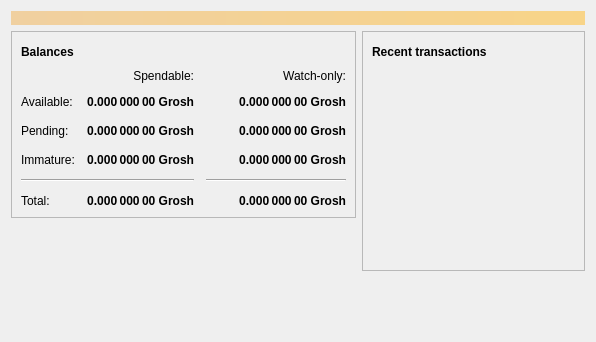
<?xml version="1.0" encoding="UTF-8"?>
<ui version="4.0">
 <class>OverviewPage</class>
 <widget class="QWidget" name="OverviewPage">
  <property name="geometry">
   <rect>
    <x>0</x>
    <y>0</y>
    <width>596</width>
    <height>342</height>
   </rect>
  </property>
  <property name="windowTitle">
   <string>Form</string>
  </property>
  <layout class="QVBoxLayout" name="topLayout">
   <item>
    <widget class="QLabel" name="labelAlerts">
     <property name="visible">
      <bool>false</bool>
     </property>
     <property name="styleSheet">
      <string notr="true">QLabel { background-color: qlineargradient(x1: 0, y1: 0, x2: 1, y2: 0, stop:0 #F0D0A0, stop:1 #F8D488); color:#000000; }</string>
     </property>
     <property name="wordWrap">
      <bool>true</bool>
     </property>
     <property name="margin">
      <number>3</number>
     </property>
     <property name="textInteractionFlags">
      <set>Qt::TextSelectableByMouse</set>
     </property>
    </widget>
   </item>
   <item>
    <layout class="QHBoxLayout" name="horizontalLayout" stretch="1,1">
     <item>
      <layout class="QVBoxLayout" name="verticalLayout_2">
       <item>
        <widget class="QFrame" name="frame">
         <property name="frameShape">
          <enum>QFrame::StyledPanel</enum>
         </property>
         <property name="frameShadow">
          <enum>QFrame::Raised</enum>
         </property>
         <layout class="QVBoxLayout" name="verticalLayout_4">
          <item>
           <layout class="QHBoxLayout" name="horizontalLayout_4">
            <item>
             <widget class="QLabel" name="label_5">
              <property name="font">
               <font>
                <weight>75</weight>
                <bold>true</bold>
               </font>
              </property>
              <property name="text">
               <string>Balances</string>
              </property>
             </widget>
            </item>
            <item>
             <widget class="QPushButton" name="labelWalletStatus">
              <property name="enabled">
               <bool>true</bool>
              </property>
              <property name="maximumSize">
               <size>
                <width>30</width>
                <height>16777215</height>
               </size>
              </property>
              <property name="toolTip">
               <string>The displayed information may be out of date. Your wallet automatically synchronizes with the Grosh network after a connection is established, but this process has not completed yet.</string>
              </property>
              <property name="text">
               <string/>
              </property>
              <property name="icon">
               <iconset resource="../bitcoin.qrc">
                <normaloff>:/icons/warning</normaloff>
                <disabledoff>:/icons/warning</disabledoff>:/icons/warning</iconset>
              </property>
              <property name="iconSize">
               <size>
                <width>24</width>
                <height>24</height>
               </size>
              </property>
              <property name="flat">
               <bool>true</bool>
              </property>
             </widget>
            </item>
            <item>
             <spacer name="horizontalSpacer_3">
              <property name="orientation">
               <enum>Qt::Horizontal</enum>
              </property>
              <property name="sizeHint" stdset="0">
               <size>
                <width>40</width>
                <height>20</height>
               </size>
              </property>
             </spacer>
            </item>
           </layout>
          </item>
          <item>
           <layout class="QGridLayout" name="gridLayout">
            <property name="spacing">
             <number>12</number>
            </property>
            <item row="2" column="2">
             <widget class="QLabel" name="labelWatchPending">
              <property name="font">
               <font>
                <weight>75</weight>
                <bold>true</bold>
               </font>
              </property>
              <property name="cursor">
               <cursorShape>IBeamCursor</cursorShape>
              </property>
              <property name="toolTip">
               <string>Unconfirmed transactions to watch-only addresses</string>
              </property>
              <property name="text">
               <string notr="true">0.000 000 00 Grosh</string>
              </property>
              <property name="alignment">
               <set>Qt::AlignRight|Qt::AlignTrailing|Qt::AlignVCenter</set>
              </property>
              <property name="textInteractionFlags">
               <set>Qt::LinksAccessibleByMouse|Qt::TextSelectableByKeyboard|Qt::TextSelectableByMouse</set>
              </property>
             </widget>
            </item>
            <item row="2" column="1">
             <widget class="QLabel" name="labelUnconfirmed">
              <property name="font">
               <font>
                <weight>75</weight>
                <bold>true</bold>
               </font>
              </property>
              <property name="cursor">
               <cursorShape>IBeamCursor</cursorShape>
              </property>
              <property name="toolTip">
               <string>Total of transactions that have yet to be confirmed, and do not yet count toward the spendable balance</string>
              </property>
              <property name="text">
               <string notr="true">0.000 000 00 Grosh</string>
              </property>
              <property name="alignment">
               <set>Qt::AlignRight|Qt::AlignTrailing|Qt::AlignVCenter</set>
              </property>
              <property name="textInteractionFlags">
               <set>Qt::LinksAccessibleByMouse|Qt::TextSelectableByKeyboard|Qt::TextSelectableByMouse</set>
              </property>
             </widget>
            </item>
            <item row="3" column="2">
             <widget class="QLabel" name="labelWatchImmature">
              <property name="font">
               <font>
                <weight>75</weight>
                <bold>true</bold>
               </font>
              </property>
              <property name="cursor">
               <cursorShape>IBeamCursor</cursorShape>
              </property>
              <property name="toolTip">
               <string>Mined balance in watch-only addresses that has not yet matured</string>
              </property>
              <property name="text">
               <string notr="true">0.000 000 00 Grosh</string>
              </property>
              <property name="alignment">
               <set>Qt::AlignRight|Qt::AlignTrailing|Qt::AlignVCenter</set>
              </property>
              <property name="textInteractionFlags">
               <set>Qt::LinksAccessibleByMouse|Qt::TextSelectableByKeyboard|Qt::TextSelectableByMouse</set>
              </property>
             </widget>
            </item>
            <item row="4" column="0" colspan="2">
             <widget class="Line" name="line">
              <property name="orientation">
               <enum>Qt::Horizontal</enum>
              </property>
             </widget>
            </item>
            <item row="4" column="2">
             <widget class="Line" name="lineWatchBalance">
              <property name="sizePolicy">
               <sizepolicy hsizetype="Preferred" vsizetype="Fixed">
                <horstretch>0</horstretch>
                <verstretch>0</verstretch>
               </sizepolicy>
              </property>
              <property name="minimumSize">
               <size>
                <width>140</width>
                <height>0</height>
               </size>
              </property>
              <property name="orientation">
               <enum>Qt::Horizontal</enum>
              </property>
             </widget>
            </item>
            <item row="5" column="0">
             <widget class="QLabel" name="labelTotalText">
              <property name="text">
               <string>Total:</string>
              </property>
             </widget>
            </item>
            <item row="3" column="1">
             <widget class="QLabel" name="labelImmature">
              <property name="font">
               <font>
                <weight>75</weight>
                <bold>true</bold>
               </font>
              </property>
              <property name="cursor">
               <cursorShape>IBeamCursor</cursorShape>
              </property>
              <property name="toolTip">
               <string>Mined balance that has not yet matured</string>
              </property>
              <property name="text">
               <string notr="true">0.000 000 00 Grosh</string>
              </property>
              <property name="alignment">
               <set>Qt::AlignRight|Qt::AlignTrailing|Qt::AlignVCenter</set>
              </property>
              <property name="textInteractionFlags">
               <set>Qt::LinksAccessibleByMouse|Qt::TextSelectableByKeyboard|Qt::TextSelectableByMouse</set>
              </property>
             </widget>
            </item>
            <item row="2" column="3">
             <spacer name="horizontalSpacer_2">
              <property name="orientation">
               <enum>Qt::Horizontal</enum>
              </property>
              <property name="sizeHint" stdset="0">
               <size>
                <width>40</width>
                <height>20</height>
               </size>
              </property>
             </spacer>
            </item>
            <item row="3" column="0">
             <widget class="QLabel" name="labelImmatureText">
              <property name="text">
               <string>Immature:</string>
              </property>
             </widget>
            </item>
            <item row="5" column="1">
             <widget class="QLabel" name="labelTotal">
              <property name="font">
               <font>
                <weight>75</weight>
                <bold>true</bold>
               </font>
              </property>
              <property name="cursor">
               <cursorShape>IBeamCursor</cursorShape>
              </property>
              <property name="toolTip">
               <string>Your current total balance</string>
              </property>
              <property name="text">
               <string notr="true">0.000 000 00 Grosh</string>
              </property>
              <property name="alignment">
               <set>Qt::AlignRight|Qt::AlignTrailing|Qt::AlignVCenter</set>
              </property>
              <property name="textInteractionFlags">
               <set>Qt::LinksAccessibleByMouse|Qt::TextSelectableByKeyboard|Qt::TextSelectableByMouse</set>
              </property>
             </widget>
            </item>
            <item row="5" column="2">
             <widget class="QLabel" name="labelWatchTotal">
              <property name="font">
               <font>
                <weight>75</weight>
                <bold>true</bold>
               </font>
              </property>
              <property name="cursor">
               <cursorShape>IBeamCursor</cursorShape>
              </property>
              <property name="toolTip">
               <string>Current total balance in watch-only addresses</string>
              </property>
              <property name="text">
               <string notr="true">0.000 000 00 Grosh</string>
              </property>
              <property name="alignment">
               <set>Qt::AlignRight|Qt::AlignTrailing|Qt::AlignVCenter</set>
              </property>
              <property name="textInteractionFlags">
               <set>Qt::LinksAccessibleByMouse|Qt::TextSelectableByKeyboard|Qt::TextSelectableByMouse</set>
              </property>
             </widget>
            </item>
            <item row="0" column="2">
             <widget class="QLabel" name="labelWatchonly">
              <property name="text">
               <string>Watch-only:</string>
              </property>
              <property name="alignment">
               <set>Qt::AlignRight|Qt::AlignTrailing|Qt::AlignVCenter</set>
              </property>
             </widget>
            </item>
            <item row="1" column="0">
             <widget class="QLabel" name="labelBalanceText">
              <property name="text">
               <string>Available:</string>
              </property>
             </widget>
            </item>
            <item row="1" column="1">
             <widget class="QLabel" name="labelBalance">
              <property name="font">
               <font>
                <weight>75</weight>
                <bold>true</bold>
               </font>
              </property>
              <property name="cursor">
               <cursorShape>IBeamCursor</cursorShape>
              </property>
              <property name="toolTip">
               <string>Your current spendable balance</string>
              </property>
              <property name="text">
               <string notr="true">0.000 000 00 Grosh</string>
              </property>
              <property name="alignment">
               <set>Qt::AlignRight|Qt::AlignTrailing|Qt::AlignVCenter</set>
              </property>
              <property name="textInteractionFlags">
               <set>Qt::LinksAccessibleByMouse|Qt::TextSelectableByKeyboard|Qt::TextSelectableByMouse</set>
              </property>
             </widget>
            </item>
            <item row="1" column="2">
             <widget class="QLabel" name="labelWatchAvailable">
              <property name="font">
               <font>
                <weight>75</weight>
                <bold>true</bold>
               </font>
              </property>
              <property name="cursor">
               <cursorShape>IBeamCursor</cursorShape>
              </property>
              <property name="toolTip">
               <string>Your current balance in watch-only addresses</string>
              </property>
              <property name="text">
               <string notr="true">0.000 000 00 Grosh</string>
              </property>
              <property name="alignment">
               <set>Qt::AlignRight|Qt::AlignTrailing|Qt::AlignVCenter</set>
              </property>
              <property name="textInteractionFlags">
               <set>Qt::LinksAccessibleByMouse|Qt::TextSelectableByKeyboard|Qt::TextSelectableByMouse</set>
              </property>
             </widget>
            </item>
            <item row="2" column="0">
             <widget class="QLabel" name="labelPendingText">
              <property name="text">
               <string>Pending:</string>
              </property>
             </widget>
            </item>
            <item row="0" column="1">
             <widget class="QLabel" name="labelSpendable">
              <property name="text">
               <string>Spendable:</string>
              </property>
              <property name="alignment">
               <set>Qt::AlignRight|Qt::AlignTrailing|Qt::AlignVCenter</set>
              </property>
             </widget>
            </item>
           </layout>
          </item>
         </layout>
        </widget>
       </item>
       <item>
        <spacer name="verticalSpacer">
         <property name="orientation">
          <enum>Qt::Vertical</enum>
         </property>
         <property name="sizeHint" stdset="0">
          <size>
           <width>20</width>
           <height>40</height>
          </size>
         </property>
        </spacer>
       </item>
      </layout>
     </item>
     <item>
      <layout class="QVBoxLayout" name="verticalLayout_3">
       <item>
        <widget class="QFrame" name="frame_2">
         <property name="frameShape">
          <enum>QFrame::StyledPanel</enum>
         </property>
         <property name="frameShadow">
          <enum>QFrame::Raised</enum>
         </property>
         <layout class="QVBoxLayout" name="verticalLayout">
          <item>
           <layout class="QHBoxLayout" name="horizontalLayout_2">
            <item>
             <widget class="QLabel" name="label_4">
              <property name="font">
               <font>
                <weight>75</weight>
                <bold>true</bold>
               </font>
              </property>
              <property name="text">
               <string>Recent transactions</string>
              </property>
             </widget>
            </item>
            <item>
             <widget class="QPushButton" name="labelTransactionsStatus">
              <property name="enabled">
               <bool>true</bool>
              </property>
              <property name="maximumSize">
               <size>
                <width>30</width>
                <height>16777215</height>
               </size>
              </property>
              <property name="toolTip">
               <string>The displayed information may be out of date. Your wallet automatically synchronizes with the Grosh network after a connection is established, but this process has not completed yet.</string>
              </property>
              <property name="text">
               <string/>
              </property>
              <property name="icon">
               <iconset resource="../bitcoin.qrc">
                <normaloff>:/icons/warning</normaloff>
                <disabledoff>:/icons/warning</disabledoff>:/icons/warning</iconset>
              </property>
              <property name="iconSize">
               <size>
                <width>24</width>
                <height>24</height>
               </size>
              </property>
              <property name="flat">
               <bool>true</bool>
              </property>
             </widget>
            </item>
            <item>
             <spacer name="horizontalSpacer">
              <property name="orientation">
               <enum>Qt::Horizontal</enum>
              </property>
              <property name="sizeHint" stdset="0">
               <size>
                <width>40</width>
                <height>20</height>
               </size>
              </property>
             </spacer>
            </item>
           </layout>
          </item>
          <item>
           <widget class="QListView" name="listTransactions">
            <property name="styleSheet">
             <string notr="true">QListView { background: transparent; }</string>
            </property>
            <property name="frameShape">
             <enum>QFrame::NoFrame</enum>
            </property>
            <property name="verticalScrollBarPolicy">
             <enum>Qt::ScrollBarAlwaysOff</enum>
            </property>
            <property name="horizontalScrollBarPolicy">
             <enum>Qt::ScrollBarAlwaysOff</enum>
            </property>
            <property name="selectionMode">
             <enum>QAbstractItemView::NoSelection</enum>
            </property>
           </widget>
          </item>
         </layout>
        </widget>
       </item>
       <item>
        <spacer name="verticalSpacer_2">
         <property name="orientation">
          <enum>Qt::Vertical</enum>
         </property>
         <property name="sizeHint" stdset="0">
          <size>
           <width>20</width>
           <height>40</height>
          </size>
         </property>
        </spacer>
       </item>
      </layout>
     </item>
    </layout>
   </item>
  </layout>
 </widget>
 <resources/>
 <connections/>
</ui>
